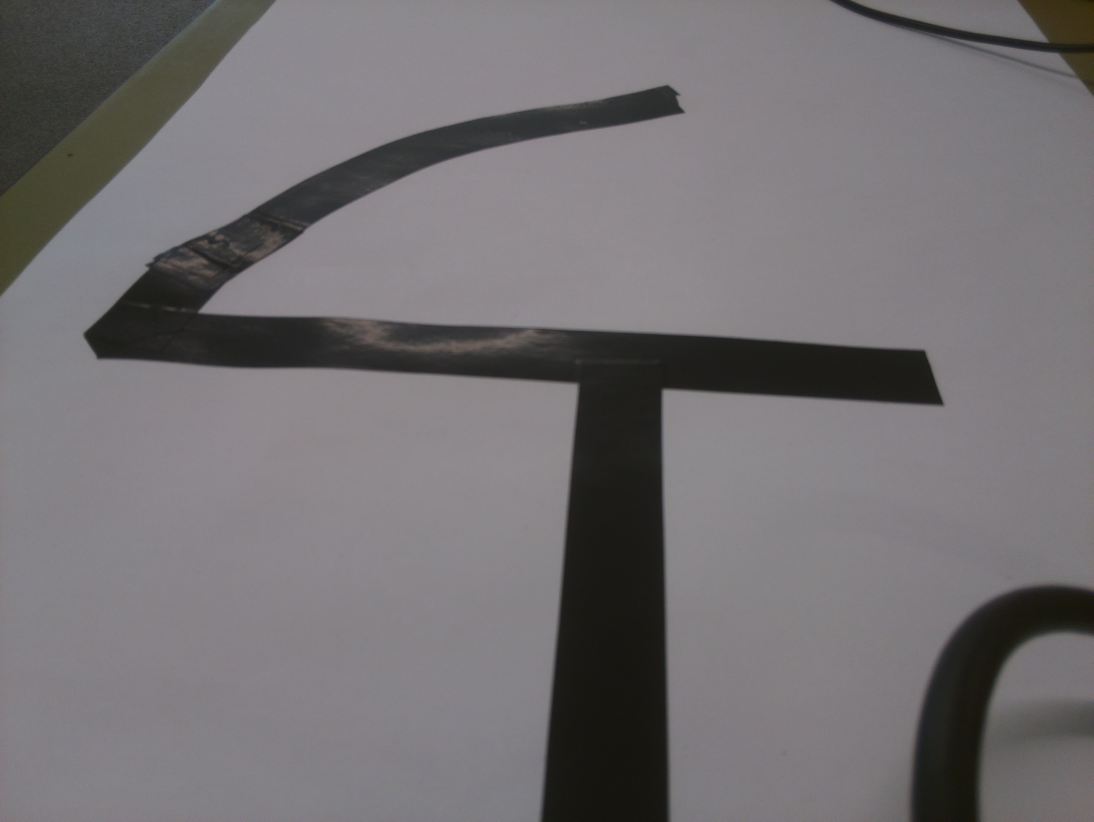
#> input picture test.jpg, 3280 x 2464 px (shown at 1/3 size)
$ python -i imgProcess.py   (imports and definitions only)   (older library calls are emulated)
#> lines starting #> are read from the running program, lines starting #| are printed output that depends on the picture; after the words box and inside, x2 and y2 are one past the last pixel; in counts of white or black regions, pixels touching at a corner belong together
#> further down, picture is the input picture: shape (2464, 3280, 3); mean B, G, R 115, 112.8, 115.8
import cv2
import random
#import time
import numpy as np
from scipy.spatial import distance
from scipy import spatial
from random import randint

# Real function of canny.py. implement this file

#start_time = time.time()

def imgProcess(img):
    # NEED TO SAVE AS SAME THING EACH TIME, 0 converts to grayscale
    # img = cv2.imread('test.jpg', 0)
    # Resize image 300 x 225 pixels params
    r = 400.0 / img.shape[1]
#> r = 0.122
    dim = (400, int(img.shape[0] * r))
#> dim = (400, 300)

    # perform the actual resizing of the image and show it
    kSize = 3
    kernel = np.ones((kSize, kSize), np.uint8)
    resized = cv2.resize(img, dim, interpolation=cv2.INTER_AREA)
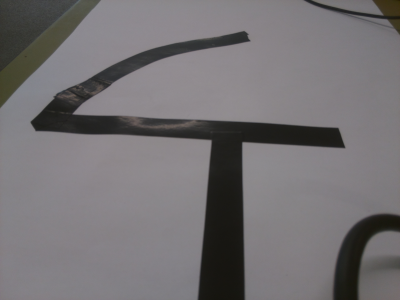
#> resized: shape (300, 400, 3); mean B, G, R 115, 112.8, 115.8
    # smoothed = cv2.filter2D(img, -1, kernel) # Smooth image with 15x15 array
    opening = cv2.morphologyEx(resized, cv2.MORPH_CLOSE, kernel)
    # Resize image


    # cv2.imwrite('Resized.jpg', resized)

    # apply automatic Canny edge detection using the computed median
    # Define automatic upper and lower thresholds for Canny detection
    v = np.median(opening)
#> v = 131
    sigma = 0.333
    lower = int(max(0, (1.0 - sigma) * v))
#> lower = 87
    upper = int(min(255, (1.0 + sigma) * v))
#> upper = 174
    edges = cv2.Canny(opening, lower, upper)  # Perform Canny Edge Detection
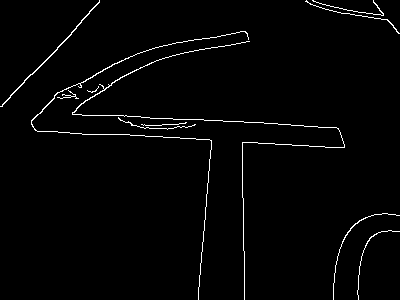
#> edges: shape (300, 400); 1.9% white in thin lines or dots
    # edge_save = cv2.imwrite('edged.jpg', edges)

    # Resized colour version of original image
    smallColr= cv2.resize(img, dim, interpolation = cv2.INTER_AREA)
    # cv2.imshow('Edges', edges)

    # Find contours in canny image
    image, contours, hierarchy = cv2.findContours(edges,
                                                  cv2.RETR_TREE,
                                                  cv2.CHAIN_APPROX_SIMPLE)
#> contours = 11 contours, 8 with area under 20; largest, box (x1, y1, x2, y2) and area: (0, 0, 100, 107) 96, (31, 31, 249, 300) 60, (72, 41, 345, 300) 49
    showcontours = cv2.drawContours(smallColr,contours,-1,(0, 255, 0),3)
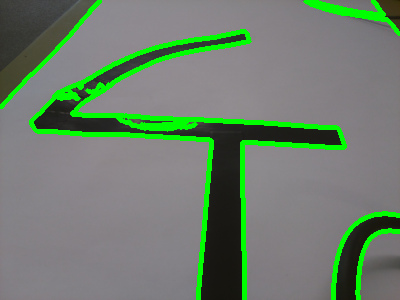
#> showcontours: shape (300, 400, 3); mean B, G, R 107.9, 127, 108.6
    # [5 lines of commented-out code are left out]

    from perspCorr2 import perspMatrix
    h = perspMatrix  # import perspective distortion matrix from other file

    # cnt_img is transformed image (transform small colour image)
    # cnt_img = cv2.warpPerspective(smallColr, h, (4000, 3000))
    # cv2.imshow('Warped', cnt_img)
    # cv2.imshow('Original', smallColr)

    # Added finding contour work:
    # This assumes that the robot is already on the line
    # create array containing closest contours to robot

    # duplicate contours list and remove any contours that are too short
    contours_shorten = list(contours)
#> contours_shorten has the same summary as contours

    minLength = 19
    # remove any small contours (typically errors)
    for cont in range(len(contours)):

        if len(contours[cont]) < minLength:
            contours_shorten.remove(contours[cont])
#> this loop made 6 passes

    contour_pertr = []  # perspective correction contours
    contours_pertrInts = []

    # iterate through contour list
    for cont3 in range(len(contours_shorten)):
        contours_shorten[cont3] = contours_shorten[cont3].reshape(-1, 2)
        # take each contour in term
        a = contours_shorten[cont3]
        a = np.array([a])
        a = a.astype(float)
        # apply perspective transform to each contour
        contour_pertr.append(cv2.perspectiveTransform(a, h))
        contour_pertr[cont3] = np.reshape(np.ravel(contour_pertr[cont3]), (-1, 2))
        contours_pertrInts.append(cv2.perspectiveTransform(a, h))
        contours_pertrInts[cont3] = np.reshape(np.ravel(contours_pertrInts[cont3]), (-1, 2))
        # [13 lines of commented-out code are left out]

    closestContours = []
    for i in range(len(contours)):  # iterate through each contour
        for point in range(len(contours[i])):  # iterate through the points in each contour
            # find contours with points in middle 165-235 pixels x and bottom 280-300 y - i.e. closest contours
            # thresholds can be changed to ensure just 2 contours are found
            if 100 <= contours[i][point][0][0] <= 300 and 280<= contours[i][point][0][1] <= 299:
                closestContours.append(i)
                break

    midpointx = []
    midpointy = []
    mptheta = []
    clcont = []
    #print(len(closestContours))

    if len(closestContours) == 0:  # Not on line

        if len(contours) >= 1:

            for k in range(len(contours)):  # iterate through list of contours
                clcont.append(abs(cv2.pointPolygonTest(contours[k], (200, 299), True)))  # calculate the distance between bottom centre of image and contour
            followContour = clcont.index(min(clcont))  # find the contour with the shortest distance from point
            #randpoint = [0, 0]
            p = [200, 299]
            #while distance.euclidean(p, randpoint) >= 150 or distance.euclidean(p, randpoint) <= 30:  # choose a random point on contour
            randindex = randint(0, len(contours[followContour])-1)
            randpoint = contours[followContour][randindex][0]


            for k in range(-2, 2): # choose 2 points either side of chosen point
                refindex = randindex + k
                if 0 <= refindex < len(contours[followContour]): # as long as additional points are actually on contour - if a point too close to the end is chosen, other points may fall off end of contour
                    midpointx.append(contours[followContour][refindex][0][0])
                    midpointy.append(contours[followContour][refindex][0][1]) # creates a set of 5 points to head towards on line


            # plot midpoints
            midptList = np.array(list(zip(midpointx, midpointy))) # create one list containing x and y midpoints
            midptList = midptList.reshape((-1, 1, 2)) # ensure midptList is in correct format
            midptList = midptList.reshape(-1, 2)
            b = midptList
            b = np.array([b])
            b = b.astype(float) # convert to float
            midptList_dist = cv2.perspectiveTransform(b, h) # apply perspective transform to midpoints
            midptList_dist = midptList_dist.reshape((-1, 1, 2)) # reshape output array into original contour array form
            # cv2.polylines(cnt_img2, np.int32([midptList_dist]), True, (0, 255, 255), 1)
            # cv2.namedWindow('midpoints')
            # cv2.imshow('midpoints', cnt_img2)

            for midpt1 in range(len(midptList_dist)-1): # create array of angles between each midpoint of the transformed midpoints (i.e. actual angles)
                mptheta.append(np.arctan2((midptList_dist[midpt1+1][0][1]-midptList_dist[midpt1][0][1]), (midptList_dist[midpt1+1][0][0]-midptList_dist[midpt1][0][0])))
            mptheta.append(mptheta[len(mptheta)-1]) # add last midpoint angle on at end, this makes angle array same size as midpoint array

       # else:
       # no contours or lines in image
       # Go to Nessa's code to move  robot to locate new contour

    if len(closestContours)==1: # Can only see one contour, choose points on this line to follow

        #randpoint = [200, 150]
        p = [0, 0]
        #while distance.euclidean(p, randpoint) >= 550 or distance.euclidean(p, randpoint) <= 3: # choose random point on contour thats not too close or too far
        randindex = randint(0, len(contours[closestContours[0]])-1) # start by choosing random index on closest contour
        randpoint = contours[closestContours[0]][randindex][0] # and then find the corresponding point and check the distance


       # we choose just a few points so that if there is only one horizontal contour the robot can see, it doesnt choose points along the line
       # on both sides of the robot, as we dont want it to try and go in two different directions
        for k in range(-2, 2): # Again choose 2 points either side of chosen point
            refindex = randindex + k
            if 0 <= refindex < len(contours[closestContours[0]]):
                midpointx.append(contours[closestContours[0]][refindex][0][0]) # robot will drive to these points located on the contours
                midpointy.append(contours[closestContours[0]][refindex][0][1])


        # plot midpoints
        midptList = np.array(list(zip(midpointx, midpointy))) # combine x and y midpoint coordinate data into one list
        midptList = midptList.reshape((-1, 1, 2))

        midptList = midptList.reshape(-1, 2)
        b = midptList
        b = np.array([b])
        b = b.astype(float)
        midptList_dist = cv2.perspectiveTransform(b, h) # apply perspective transform to midpoint data
        midptList_dist = midptList_dist.reshape((-1, 1, 2)) # reshape transformed midpoints back to original shape
        # cv2.polylines(cnt_img2, np.int32([midptList_dist]), True, (0, 255, 255), 1)
        # cv2.namedWindow('midpoints')
        # cv2.imshow('midpoints', cnt_img2)


        for midpt1 in range(len(midptList_dist)-1): # create array of angles between each midpoint
        # calculate angle between each transformed midpoint - gives real life angle
            mptheta.append(np.arctan2((midptList_dist[midpt1+1][0][1]-midptList_dist[midpt1][0][1]), (midptList_dist[midpt1+1][0][0]-midptList_dist[midpt1][0][0])))
        mptheta.append(mptheta[len(mptheta)-1])


    if len(closestContours)==2: # If two contours are close to robot, then track both

        # Pick one of the two contours to follow at random
        followContour = random.choice(closestContours) # choose one of two contours to follow at random
        # print(followContour)
        # dist2 = []
        # Find the other contour that is not being followed
        m = []
        contours2 = list(contours) # copy contours list
        contours2.remove(contours2[followContour]) # remove the contour we are following

        for contour in range(len(contours2)): # iterate through contours excluding followed contour
            if len(contours2[contour]) > 19: # for contours longer than 19, create a combined list of every other contour points
                  contourpoints = np.reshape(np.ravel(contours2[contour]), (-1, 2)).tolist()
                  m = m + contourpoints
        # followContourListPosition = closestContours.index(followContour)
        # otherContour = closestContours[abs(followContourListPosition-1)]
        # otherContourList = np.reshape(np.ravel(contours[otherContour]), (-1, 2))


        # For each point in the followed contour, find the closest point in the other contour
        tree = spatial.KDTree(m) # create tree of all contour points
        for pt in range(0, len(contours[followContour]), 1): # iterate through follow contour
            p = contours[followContour][pt][0] # for each point on the follow contour
            pointonLine = m[tree.query(p)[1]] # find the closest point on the other contour
            lineDistance = distance.euclidean(p, pointonLine) # find the distance between the two lines
            if 5 <= lineDistance <= 130: # if distance between lines is around tape width - i.e. lines not diverging (may need to change)
                midpointx.append((p[0]+pointonLine[0])/2) # add midpoints
                midpointy.append((p[1]+pointonLine[1])/2)

        # plot midpoints
        midptList = np.array(list(zip(midpointx, midpointy))) # combine midpoint coordinates into one list
        midptList = midptList.reshape((-1, 1, 2)) # reshape this new list into the original shape

        midptList = midptList.reshape(-1, 2)
        b = midptList
        b = np.array([b])
        b = b.astype(float)
        midptList_dist = cv2.perspectiveTransform(b, h) # find perspecitve transform of the midpoints i.e. map them to real life positions
        midptList_dist = midptList_dist.reshape((-1, 1, 2))
        # cv2.polylines(cnt_img2, np.int32([midptList_dist]), True, (0, 255, 255), 1)

        for midpt1 in range(len(midptList_dist)-1): # create array of angles between each midpoint
        # iterate through corrected midpoint list, and calculate angle between each midpoint - as midpoints have been persp.corrected, these angles will be real life angle
            mptheta.append(np.arctan2((midptList_dist[midpt1+1][0][1]-midptList_dist[midpt1][0][1]), (midptList_dist[midpt1+1][0][0]-midptList_dist[midpt1][0][0])))
        mptheta.append(mptheta[len(mptheta)-1]) # add on last angle to list to make angle list same length as midpoint list

        # cv2.namedWindow('midpoints')
        # cv2.imshow('midpoints', cnt_img2)
        # cv2.imwrite('midpts.jpg', cnt_img2)


    if len(closestContours)==3: # 3 contours found in radius i.e. t junction

        dist3 = []
        randcont = []
    # [14 lines of commented-out code are left out]
        correctcontour = 0
        while correctcontour == 0:
            followContour = random.choice(closestContours) # choose random contour to follow
            # print(followContour)


            # Find the other contour that is not being followed
            for cnt3 in range(len(contours)): # iterate through contour list
                dist3 = []
                if cnt3 != followContour: # don't choose the contour that is being followed
                    for c in range(0, len(contours[followContour]), round(len(contours[followContour])/10)): # choose 10 points along contour
                        fcPt = contours[followContour][c][0] # points on follow contour
                        dist3.append(abs(cv2.pointPolygonTest(contours[cnt3], tuple(fcPt.tolist()), True))) # find distance between follow contour and these 10 points
                    if all(10 <= dst <=130 for dst in dist3): # if all distances are within a set distance, assume the contours are parallel
                        cnt3list = np.reshape(np.ravel(contours[cnt3]), (-1, 2))
                        tree = spatial.KDTree(cnt3list)
                        pointonLine = cnt3list[tree.query(fcPt)[1]] # find nearest point on other contour
                        midx = int(round((fcPt[0]+pointonLine[0])/2))
                        midy = int(round((fcPt[1]+pointonLine[1])/2))
                        midpt = [midx, midy]
                        if resized[midy][midx] < 100: # check that this midpoint is on a black line, and not the white gap between two lines
                            otherContour = cnt3
                            correctcontour = 1 # set flag to break from while loop
                            break


        otherContourList = np.reshape(np.ravel(contours[otherContour]), (-1, 2))

        # For each point in the followed contour, find the closest point in the other contour

        tree = spatial.KDTree(otherContourList) # create tree of points on other contour
        for pt in range(len(contours[followContour])): # iterate through contour followed
            p = contours[followContour][pt][0]
            pointonLine = otherContourList[tree.query(p)[1]] # find closest point on other contour to each point on follow contour
            lineDistance = distance.euclidean(p, pointonLine)
            if 5 <= lineDistance <= 150: # if distance between lines is around tape width - i.e. lines not diverging (may need to change)
                midpointx.append((p[0]+pointonLine[0])/2) # add midpoints
                midpointy.append((p[1]+pointonLine[1])/2)


        # plot midpoints
        midptList = np.array(list(zip(midpointx, midpointy))) # join x and y midpoints into one list

        midptList = midptList.reshape(-1, 2)
        b = midptList
        b = np.array([b])
        b = b.astype(float)
        midptList_dist = cv2.perspectiveTransform(b, h) # apply perspective transforms to midpoints
        midptList_dist = midptList_dist.reshape((-1, 1, 2))
        #cv2.polylines(cnt_img2, np.int32([midptList_dist]), True, (0, 255, 255), 1)

        for midpt1 in range(len(midptList_dist)-1): # create array of angles between each midpoint
        # find angle between each midpoint
            mptheta.append(np.arctan2((midptList_dist[midpt1+1][0][1]-midptList_dist[midpt1][0][1]), (midptList_dist[midpt1+1][0][0]-midptList_dist[midpt1][0][0])))
        mptheta.append(mptheta[len(mptheta)-1])

        #cv2.namedWindow('midpoints')
        # cv2.imshow('midpoints', cnt_img2)
        #cv2.imwrite('midpointsnew',)


    if len(closestContours) >3:

        for k  in range(len(contours)): # iterate through contours
            clcont.append(abs(cv2.pointPolygonTest(contours[k], (200, 299), True))) # create array of distances between robot and each contour
            followContour = clcont.index(min(clcont)) # choose the closest contour to follow
            #randpoint = [0, 0]
            p =[200, 299]
            #while distance.euclidean(p, randpoint) >= 250 or distance.euclidean(p, randpoint) <= 30:
            randindex = randint(0, len(contours[followContour])-1)
            randpoint = contours[followContour][randindex][0]


            for k in range(-2, 2): # choose some points on the closest contour to follow
                refindex = randindex + k
                if 0 <= refindex < len(contours[followContour]):
                    midpointx.append(contours[followContour][refindex][0][0])
                    midpointy.append(contours[followContour][refindex][0][1])


             # plot midpoints
            midptList = np.array(list(zip(midpointx, midpointy)))
            midptList = midptList.reshape((-1, 1, 2))
            midptList = midptList.reshape(-1, 2)
            b = midptList
            b = np.array([b])
            b = b.astype(float)
            midptList_dist = cv2.perspectiveTransform(b, h)
            midptList_dist = midptList_dist.reshape((-1, 1, 2))
            # cv2.polylines(cnt_img2, np.int32([midptList_dist]), True, (0, 255, 255), 1)
            # cv2.namedWindow('midpoints')
            # cv2.imshow('midpoints', cnt_img2)

            for midpt1 in range(len(midptList_dist)-1): # create array of angles between each midpoint
                mptheta.append(np.arctan2((midptList_dist[midpt1+1][0][1]-midptList_dist[midpt1][0][1]), (midptList_dist[midpt1+1][0][0]-midptList_dist[midpt1][0][0])))
            mptheta.append(mptheta[len(mptheta)-1])


#    end_time = time.time()-start_time
    #print('finished')
    return [midptList_dist, mptheta] # return list of x and y midpoints and angle list


##test:
#img = cv2.imread('test5.jpg',0)
#[midptList_dist, mptheta] = imgProcess(img)

>>> import cv2
>>> picture = cv2.imread('test.jpg')
#> (the run stopped early here; a loop or call above may not have finished)

$ run again, on uncorrected.png
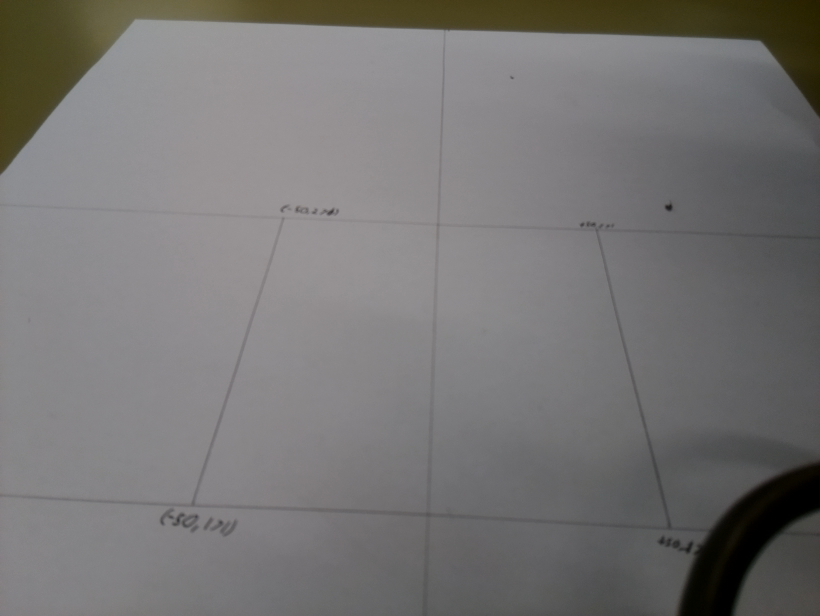
#> input picture uncorrected.png, 1640 x 1232 px (shown at 1/2 size)
#> picture is the input picture: shape (1232, 1640, 3); mean B, G, R 115.5, 116.4, 118.1
#> v = 128
#> lower = 85
#> upper = 170
#> in imgProcess, `edges = cv2.Canny(opening, lower, upper)`:
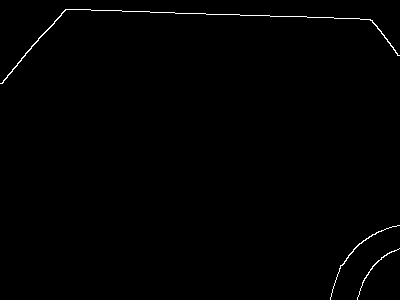
#> edges: shape (300, 400); 0.6% white in thin lines or dots
#> contours = 3 contours; box (x1, y1, x2, y2) and area: (0, 9, 400, 84) 91, (330, 225, 400, 300) 32, (357, 248, 400, 300) 24
#> in imgProcess, `showcontours = cv2.drawContours(smallColr,contours,-1,(0, 255, 0),3)`:
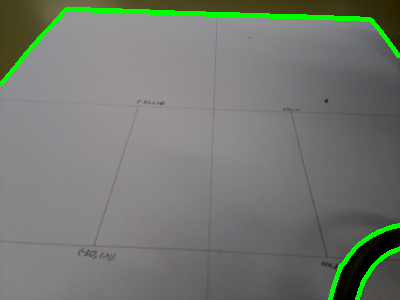
#> showcontours: shape (300, 400, 3); mean B, G, R 113.6, 120.6, 115.9
#> in imgProcess, `contours_shorten = list(contours)`: contours_shorten has the same summary as contours
#> the loop in imgProcess, `for cont in range(len(contours)): ` made 3 passes
#> the loop in imgProcess, `for cont3 in range(len(contours_shorten)):` made 3 passes
#> after the loop in imgProcess, `for cont3 in range(len(contours_shorten)):`: contour_pertr = 3 point arrays, longest 128 points; contours_shorten = 3 items
#> the loop in imgProcess, `for i in range(len(contours)):` made 3 passes
#> after the loop in imgProcess, `for i in range(len(contours)):`: closestContours = []
#> the loop in imgProcess, `for k in range(len(contours)):` made 3 passes
#> after the loop in imgProcess, `for k in range(len(contours)):`: clcont = [157, 130, 285.1]
#> followContour = 1
#> randindex = 108
#> randpoint = [391, 227]
#> after the loop in imgProcess, `for k in range(-2, 2):`: midpointx = [388, 389, 391, 392]; midpointy = [228, 227, 227, 226]
#> midptList = [[388, 228], [389, 227], [391, 227], [392, 226]]
#> midptList_dist = [[81.69, 187.2], [82.35, 187.7], [83.27, 187.8], [83.94, 188.3]]
#> the loop in imgProcess, `for midpt1 in range(len(midptList_dist)-1):` made 3 passes
#> after the loop in imgProcess, `for midpt1 in range(len(midptList_dist)-1):`: mptheta = [0.704, 0.0515, 0.702]
#> result = [[[81.69, 187.2], [82.35, 187.7], [83.27, 187.8], [83.94, 188.3]], [0.704, 0.0515, 0.702, 0.702]]
